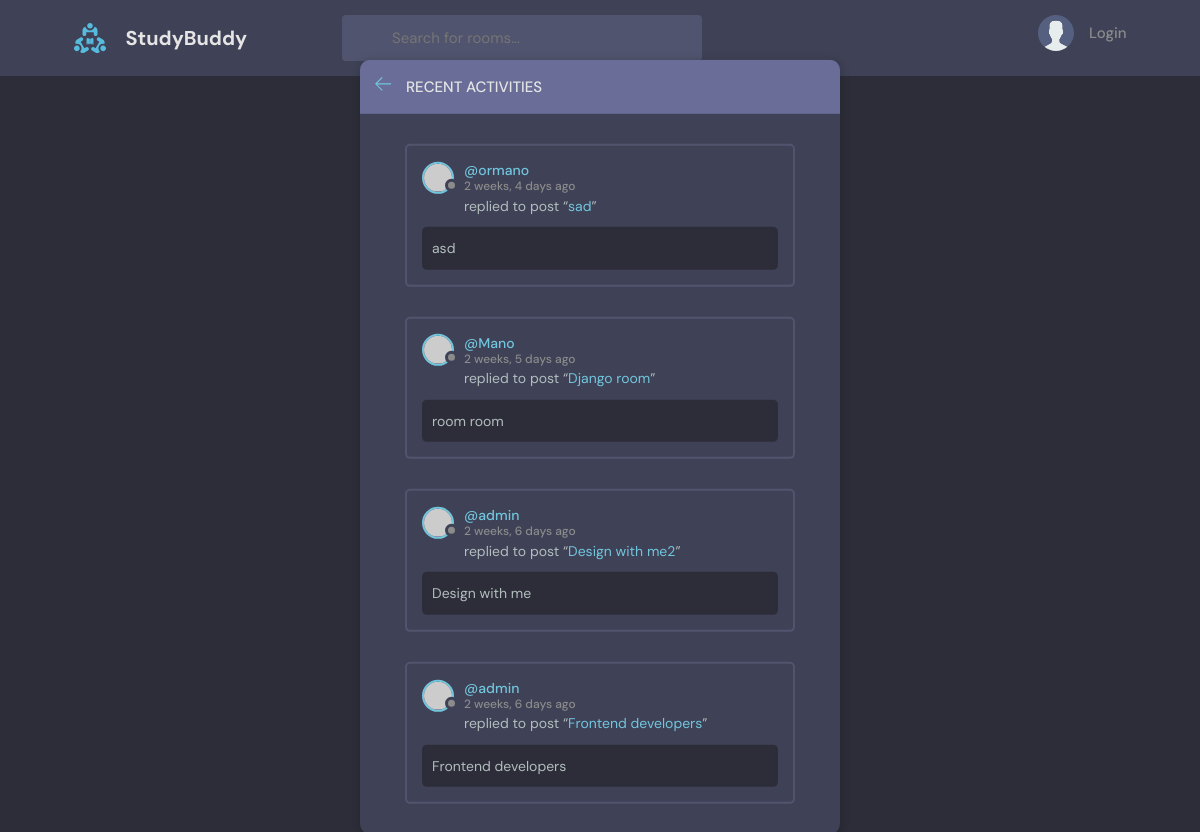
The page /activity/ on the database its author committed.
### core/models.py (models this page shows, shortened)
class Room(models.Model):
    host = models.ForeignKey(User, on_delete=models.SET_NULL, null=True)
    topic = models.ForeignKey(Topic, on_delete=models.SET_NULL, null=True)
    name = models.CharField(max_length=150)
    description = models.TextField(max_length=500, blank=True, null=True)
    participants = models.ManyToManyField(User, related_name='participants', blank=True)
    created = models.DateTimeField(auto_now_add=True)
    updated = models.DateTimeField(auto_now=True)
    class Meta:
        ordering = ['-updated', '-created']

### core/views.py (the view)
# urls.py: path('activity/', views.activity_page, name='activity'),
def activity_page(request):
    rooms = Room.objects.all()
    context = {'rooms': rooms}
    return render(request, 'activity.html', context)

### templates/activity.html (shortened to what this page needs)
{% extends 'base.html' %}
{% load static %}
{% block content %}
    <main class="layout">
        <div class="container">
            <div class="layout__box">
                <div class="layout__boxHeader">
                    <div class="layout__boxTitle">
                        <a href="{% url 'home' %}">
                            <svg version="1.1" xmlns="http://www.w3.org/2000/svg" width="32" height="32"
                                 viewBox="0 0 32 32">
                                <title>arrow-left</title>
                                <path
                                        d="M13.723 2.286l-13.723 13.714 13.719 13.714 1.616-1.611-10.96-10.96h27.625v-2.286h-27.625l10.965-10.965-1.616-1.607z"
                                ></path>
                            </svg>
                        </a>
                        <h3>Recent Activities</h3>
                    </div>
                </div>
                {% for room in rooms %}
                    <div class="activities-page layout__body">
                        <div class="activities__box">
                            <div class="activities__boxHeader roomListRoom__header">
                                <a href="../theme/profile.html" class="roomListRoom__author">
                                    <div class="avatar avatar--small">
                                        <img src="https://randomuser.me/api/portraits/women/11.jpg"/>
                                    </div>
                                    <p>
                                        @{{ room.host }}
                                        <span>{{ room.created|timesince }} ago</span>
                                    </p>
                                </a>
                            </div>
                            <div class="activities__boxContent">
                                <p>replied to post “<a href="../theme/room.html">{{ room.name }}</a>”</p>
                                <div class="activities__boxRoomContent">
                                    {{ room.description }}                                </div>
                            </div>
                        </div>
                    </div>
                {% endfor %}
            </div>
        </div>
    </main>
{% endblock content %}

### static/css/style.css (style rules this page uses)
:root { --color-main: #71c6dd; --color-main-light: #e1f6fb; --color-dark: #3f4156; --color-dark-medium: #51546e; --color-dark-light: #696d97; --color-light: #e5e5e5; --color-gray: #8b8b8b; --color-light-gray: #b2bdbd; --color-bg: #2d2d39; --color-success: #5dd693; --color-error: #fc4b0b; }
* { font-family: "DM Sans", -apple-system, BlinkMacSystemFont, "Segoe UI", Roboto, Oxygen, Ubuntu, Cantarell, "Open Sans", "Helvetica Neue", sans-serif; margin: 0; padding: 0; box-sizing: border-box; text-rendering: optimizeLegibility; font-size: inherit; }
html { font-size: 56.25%; }
@media only screen and (min-width: 1200px) { html { font-size: 62.5%; } }
body { line-height: 1.6; font-weight: 400; font-size: 1.5rem; color: var(--color-light-gray); background-color: var(--color-bg); min-height: 100vh; }
img { width: 100%; }
a { display: inline-block; color: var(--color-main); text-decoration: none; }
.container { max-width: 120rem; width: 90%; margin: auto; }
.avatar { position: relative; display: inline-block; border-radius: 50%; border: 2px solid var(--color-main); }
.avatar img { display: block; border-radius: 50%; object-fit: cover; object-position: center; }
.avatar::after { content: ""; display: block; position: absolute; background-color: var(--color-gray); z-index: 111; border-radius: 50%; border: 0.3rem solid var(--color-dark); }
.avatar.avatar--small img { width: 2.8rem; height: 2.8rem; }
.avatar.avatar--small:after { width: 0.7rem; height: 0.7rem; bottom: 0px; right: -6px; }
.layout { margin-top: 2.4rem; }
.layout > .container { display: flex; justify-content: space-between; align-items: flex-start; }
.layout__box { width: 90%; max-width: 48rem; min-height: 40rem; position: absolute; top: 50%; left: 50%; transform: translate(-50%, -46%); background-color: var(--color-dark); border-radius: 1rem; box-shadow: 1px 1px 6px 3px rgba(0, 0, 0, 0.1); overflow: hidden; }
.layout__boxHeader { display: flex; padding: 1.5rem; background-color: var(--color-dark-light); }
.layout__boxTitle { display: flex; gap: 1.5rem; align-items: center; }
.layout__boxTitle h3 { text-transform: uppercase; font-weight: 500; color: var(--color-light); }
.layout__boxTitle svg { width: 1.6rem; height: 1.6rem; fill: var(--color-main); }
.layout__body { margin: 3rem; }
.roomListRoom__header { display: flex; justify-content: space-between; align-items: center; }
.roomListRoom__author { font-weight: 500; display: flex; align-items: center; gap: 1rem; }
.activities__box { margin: 1.5rem; padding: 1.5rem; border: 2px solid var(--color-dark-medium); border-radius: 5px; }
.activities__boxHeader p { font-size: 1.4rem; line-height: 1.3; }
.activities__boxHeader p span { color: var(--color-gray); font-size: 1.2rem; display: block; }
.activities__boxContent { margin-left: 4.2rem; }
.activities__boxContent { font-size: 1.4rem; }
.activities__boxRoomContent { background: var(--color-bg); padding: 1rem; border-radius: 5px; margin-top: 1rem; margin-left: -4.2rem; }

### rows shown on the page
Room: host "ormano", created "2 weeks, 4 days", name "sad", description "asd"
Room: host "Mano", created "2 weeks, 5 days", name "Django room", description "room room"
Room: host "admin", created "2 weeks, 6 days", name "Design with me2", description "Design with me"
Room: host "admin", created "2 weeks, 6 days", name "Frontend developers", description "Frontend developers"
